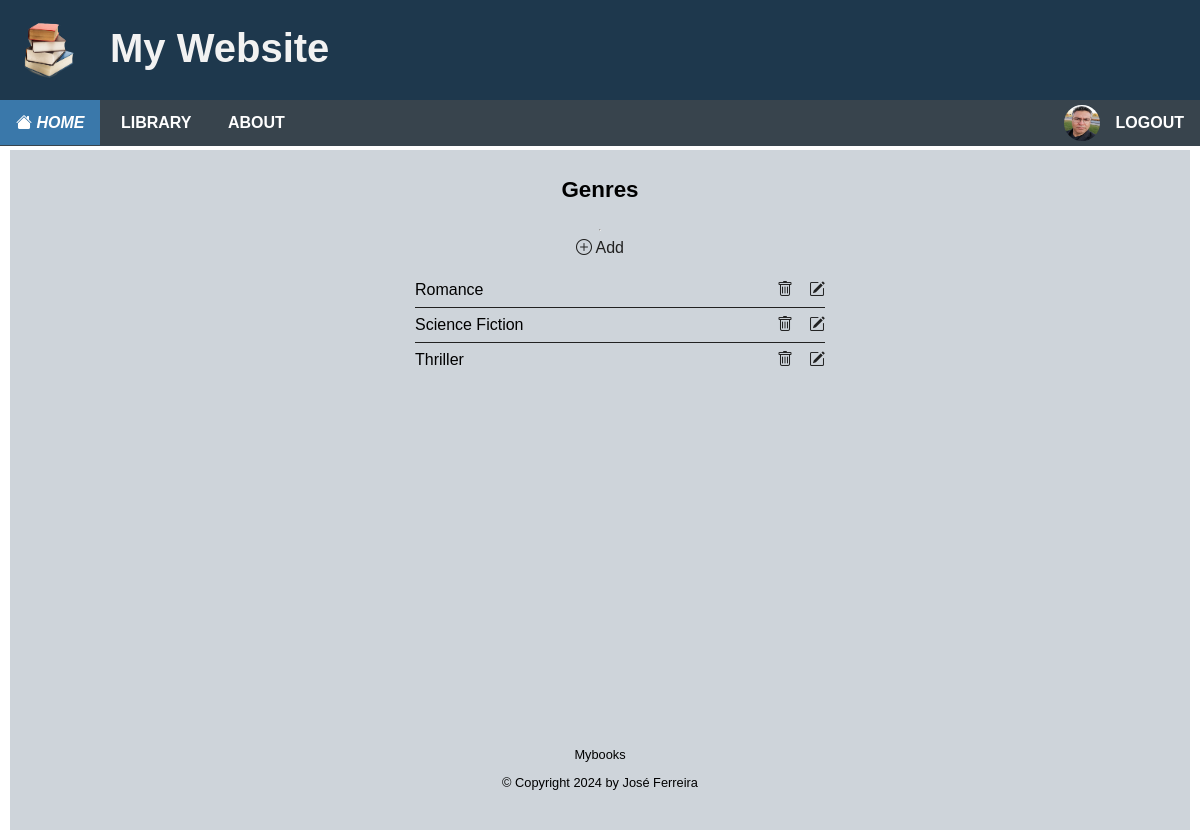
The app's page /genres/ (signed in) with its own data.
### apps/accounts/models.py (models this page shows, shortened)
class Profile(models.Model):
    user = models.OneToOneField(User, on_delete=models.CASCADE)
    avatar = models.ImageField(default='avatar.jpg', upload_to=image_file_path)

### apps/books/models.py (models this page shows, shortened)
class Genre(models.Model):
    name = models.CharField(max_length=200, unique=True, help_text="Enter a book genre (e.g. Science Fiction, Romance etc.)")
    class Meta:
        constraints = [
            models.UniqueConstraint(
                models.functions.Lower('name'),
                name='genre_unique',
                violation_error_message = "Genre already exists"
            ),
        ]

### apps/books/views.py (the view)
# urls.py: path('genres/', views.GenreList.as_view(),name='genre-list'),
class GenreList(LoginRequiredMixin, ListView):
    model = Genre
    context_object_name = 'genres'
    def get_context_data(self, **kwargs):
        context = super().get_context_data(**kwargs)
        context['genres'] = context['genres']
        return context

### templates/books/genre_list.html
{% extends "base.html" %}
{% block content %}
<div class="center-panel">
	<h2>Genres</h2>
	<hr>
	<div class="list-controls">
		<a href="{% url 'genre-add' %}"><i class="bi bi-plus-circle"></i> Add</a>
	</div>
	{% if object_list %}
	<ul class="list">
		{% for genre in object_list %}
			<li>{{ genre.name }}
				 <div  class="list-controls">
				 	<a href="{%url 'genre-delete' genre.id %}"><i class="bi bi-trash"></i></a>
					<a href="{%url 'genre-update' genre.id %}"><i class="bi bi-pencil-square"></i></a>
		         </div>
		    </li>
		{% endfor %}
	{% endif %}
	</ul>
</div>
{% endblock content %}

### templates/base.html (shortened to what this page needs)
{% load i18n %}
<!DOCTYPE html>
<html lang="en">
    <head>
        {%load static %}
        <link rel="stylesheet" href="{% static 'css/style.css' %}">
    </head>
    <body>
        <header class="header">
            <a href="#"><img class="logo" src="{% static 'images/logo.png' %}" alt="logo"></a>
            <h1>My Website</h1>
            <nav class="nav">
                <ul class="nav-menu">
                    {% if request.user.is_authenticated %}
                    <li class="nav-menu-item active"><a href="{% url 'home' %}"><i class="bi bi-house-fill"> Home </i></a></li>
                    {% else %}
                    <li class="nav-menu-item"><a href="{% url 'index' %}"><i class="bi bi-house-fill"> Home </i></a></li>
                    {% endif %}
                    {% if request.user.is_authenticated %}
                    <li class="nav-menu-item"><a href="{% url 'library-all' %}">Library</a>
                    </li>
                    {% endif %}
                    <li class="nav-menu-item"><a href="{% url 'about' %}">About</a>
                    {% if request.user.is_authenticated %}
                    <li class="nav-menu-item right">
                        <a href="{% url 'logout' %}?next=/" style="text-align: right;">
                            <img src="{{ user.profile.avatar.url }}" alt="{{ user.username }}" width="36" height="36"/>
                            <span>Logout</span>
                        </a>
                    {% else %}
                    <li class="nav-menu-item right"><a href="{% url 'login' %}">Login</a>
                        <ul class="nav-submenu">
                            <li class="nav-submenu-item"><a href="{% url 'register' %}">Join Now</a></li>
                        </ul>
                    </li>
                    {% endif %}
                </ul>
            </nav>
        </header>
        <main class="main">
            <div class="container">
                {%block content %}
                {%endblock content%}
            </div>
        </main>
        <footer class="footer">
            <div class="container">
                <p>Mybooks</p>
                <p>&copy; Copyright {% now "Y" %} by José Ferreira</p>
            </div>
        </footer>
    </body>
</html>

### static/css/style.css (style rules this page uses)
:root { --color-body: #ffffff; --color-header: #253f85; --color-nav: #38444d; --color-load-button: #2e6357; --color-container: #ced4da; --color-panel: #ced4da; --color-footer: #ced4da; --color-primary: #1e384d; --color-secondary: #38444d; --color-secondary-hover: #3a78aa; --color-tertiary: #e4ebf7; --color-tertiary-hover: #2691e9; --color-book-hover: #7599b6; --color-light: #f2f2f2; --color-grey: #888888; --color-dark-grey: #444444; --color-dark: #212121; --color-white: #ffffff; --color-star: #ffc900; --color-error: #cf1616; --color-warning: #ffc900; --color-info: #02a2b9; --color-success: #1ba345; --color-input: #0084a5; --color-danger: #cf1616; --border-radius: 5px; }
* { box-sizing: border-box; text-rendering: optimizeLegibility; }
html, body { height: 100%; }
body { margin: 0; font-family: Arial; padding: 10px; background: var(--color-body); }
h1 { font-size: 2rem; line-height: 1.5; }
h2 { font-size: 1.4rem; }
a { color: var(--color-primary); text-decoration: none; }
.container { width: 100%; padding: 0.5rem; }
.center-panel { display: flex; flex-direction: column; align-items: center; min-height: 70vh; max-width: 50vw; margin-left: auto; margin-right: auto; }
.footer { position: relative; top: 100px; padding: 20px; margin-top: 20px; font-size: 0.8rem; text-align: center; background: var(--color-footer); }
.header { position: fixed; top: 0; left: 0; margin: 0; width: 100%; height: 100px; list-style-type: none; margin: 0; padding: 0; z-index: 5; overflow: hidden; background: var(--color-primary); }
.header h1 { position: relative; margin: 18px; left: 30px; color: var(--color-light); font-size: 40px; }
.logo { padding-top: 15px; padding-left: 15px; width: 80px; height: 80px; float: left; }
.nav { position: fixed; top: 100px; left: 0; right: 0; width: 100%; height: 46px; list-style-type: none; margin: 0 auto; padding: 0; z-index: 5; overflow: visible; background-color: var(--color-secondary); }
nav ul { list-style: none; padding-left: 0; margin-top: 0; margin-bottom: 0; background-color: var(--color-secondary); }
.nav a { display: block; padding: 0 16px; line-height: inherit; cursor: pointer; color: white; text-decoration: none; }
.nav-menu { line-height: 45px; font-weight: 700; text-transform: uppercase; }
.nav-menu-item { display: inline-block; position: relative; background-color: var(--color-secondary); }
.nav-menu-item.active { background-color: var(--color-secondary-hover); }
.nav-menu-item img { border-radius: 25px; float: left; margin: 5px 16px; }
.main { position: relative; top: 140px; left: 0; margin: 0; padding: 0; z-index: 1; background-color: var(--color-container); }
.list { list-style: none; width: 100%; max-width: 450px; }
.list li { display: flex; justify-content: space-between; align-items: center; width: 100%; border-bottom: solid 1px var(--color-dark); padding: 0.5rem 0; }
.list li:last-of-type { border-bottom: none; }
.list-controls { display: flex; justify-content: space-between; gap: 1rem; }
.list-controls a { color: var(--color-dark); }

### records on screen
Genre: name "Romance"
Genre: name "Science Fiction"
Genre: name "Thriller"
